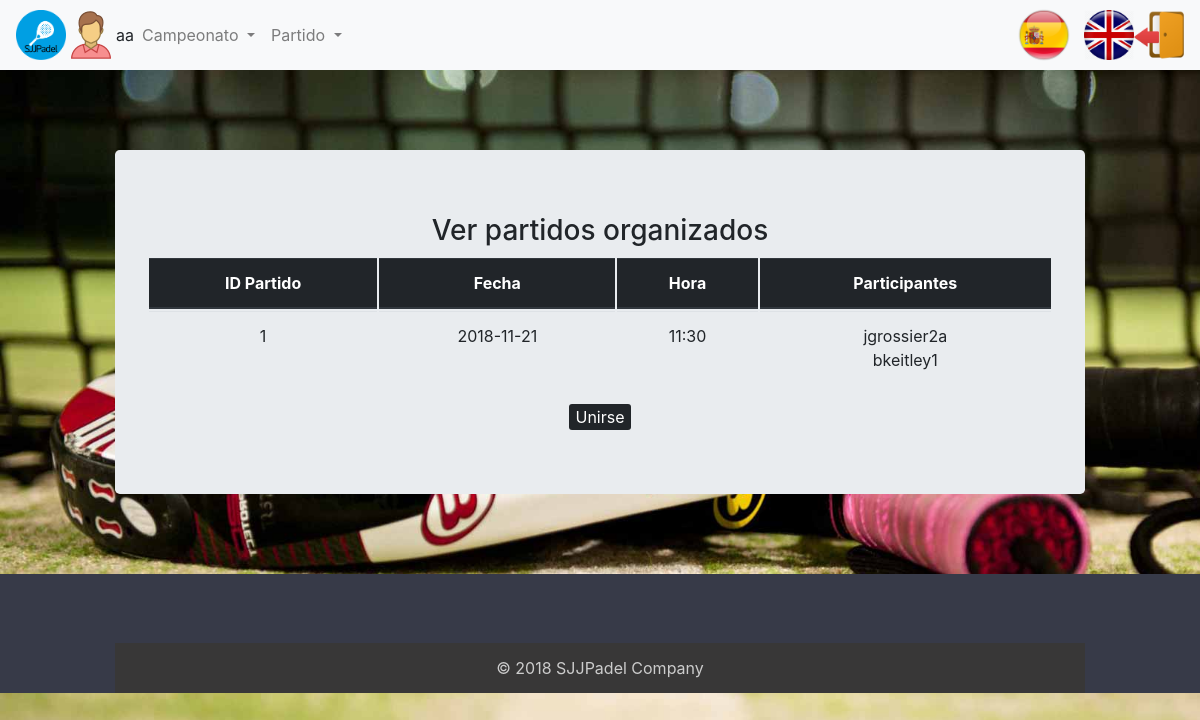
/index.php?controller=organizeMatch&action=join&idOrganizeMatch=1 (signed in), run on the app's committed database.
### tables this page shows
CREATE TABLE `usuario` (
  `login` varchar(20) NOT NULL,
  `nombre` varchar(20) NOT NULL,
  `apellidos` varchar(45) DEFAULT NULL,
  `pass` varchar(20) DEFAULT NULL,
  `rol` char(1) DEFAULT NULL,
  `genero` varchar(10) DEFAULT NULL
);

CREATE TABLE `organizarpartido` (
  `idOrganizarPartido` int(11) NOT NULL,
  `fecha` date NOT NULL,
  `hora` time NOT NULL
);

### core/ViewManager.php (called while the page is built, shortened)
<?php
class ViewManager {
	private $fragmentContents = array();
	private $variables = array();
	private $currentFragment = self::DEFAULT_FRAGMENT;
	private $layout = "default";
	private function saveCurrentFragment() {
		$this->fragmentContents[$this->currentFragment].=ob_get_contents();
	}
	public function moveToFragment($name) {
		$this->currentFragment = $name;
	}
	public function getFragment($fragment, $default="") {
		if (!isset($this->fragmentContents[$fragment])) {
			return $default;
		}
		return $this->fragmentContents[$fragment];
	}
	public function setVariable($varname, $value, $flash=false) {
		$this->variables[$varname] = $value;
	}
	public function getVariable($varname, $default=NULL) {
		if (!isset($this->variables[$varname])) {
			return $default;
		}
		return $this->variables[$varname];
	}
	public function render($controller, $viewname) {
		include(__DIR__."/../view/$controller/$viewname.php");
		$this->renderLayout();
	}
	private function renderLayout() {
		include(__DIR__."/../view/layouts/".$this->layout.".php");
	}
	private static $viewmanager_singleton = NULL;
	public static function getInstance() {
		if (self::$viewmanager_singleton == null) {
			self::$viewmanager_singleton = new ViewManager();
		}
		return self::$viewmanager_singleton;
	}
}

### controller/OrganizeMatchController.php (called while the page is built, shortened)
<?php
require_once(__DIR__."/../core/ViewManager.php");
require_once(__DIR__."/../core/I18n.php");
require_once(__DIR__."/../model/OrganizeMatch.php");
require_once(__DIR__."/../model/OrganizeMatchMapper.php");
require_once(__DIR__."/../controller/BaseController.php");
class OrganizeMatchController extends BaseController {
  private $organizeMatchMapper;
  private $participantsMatchMapper;
  public function __construct() {
    parent::__construct();
    $this->organizeMatchMapper = new OrganizeMatchMapper();
    $this->participantsMatchMapper =  new ParticipantsMatchMapper();
  }
    public function join(){
      $idOrganizeMatch = $_REQUEST["idOrganizeMatch"];
      $joinMatch = $this->organizeMatchMapper->findMatchWithParticipants($idOrganizeMatch);
      $play = $this->participantsMatchMapper->play($idOrganizeMatch, $_SESSION["currentuser"]);
      $this->view->setVariable("play", $play );
      $this->view->setVariable("joinMatch", $joinMatch );
      $this->view->render("organizeMatch", "join");
    }
  }

### index.php (called while the page is built, shortened)
<?php
function run() {
	try {
		$controller = loadController($_GET["controller"]);
		$actionName = $_GET["action"];
		$controller->$actionName();
	} catch(Exception $ex) {
		die("An exception occured!!!!!".$ex->getMessage());
	}
}
function loadController($controllerName) {
	return new $controllerClassName();
}
run();
?>

### core/I18n.php (called while the page is built, shortened)
<?php
class I18n {
	private $messages;
	public function setLanguage($language) {
		$this->messages = $i18n_messages;
	}
	public function i18n($key) {
		if (isset($this->messages[$key])){
			return $this->messages[$key];
		}else{
			return $key;
		}
	}
	private static $i18n_singleton = null;
	public static function getInstance() {
		if (self::$i18n_singleton == NULL) {
			self::$i18n_singleton = new I18n();
		}
		return self::$i18n_singleton;
	}
}
function i18n($key) {
	return I18n::getInstance()->i18n($key);
}

### model/OrganizeMatch.php (called while the page is built, shortened)
<?php
class OrganizeMatch {
  private $idOrganizarPartido;
	private $fecha;
	private $hora;
  private $participants;
	public function __construct($idOrganizeMatch=NULL, $fecha=NULL, $hora=NULL, array $participants=NULL) {
    $this->idOrganizarPartido = $idOrganizeMatch;
		$this->fecha = $fecha;
		$this->hora = $hora;
    $this->participants = $participants;
	}
	public function getIdOrganizarPartido() {
		return $this->idOrganizarPartido;
	}
	public function getFecha() {
		return $this->fecha;
	}
	public function getHora() {
		return $this->hora;
	}
  public function getParticipants(){
    return $this->participants;
  }
  public function setParticipants($participants){
    $this->participants = $participants;
  }
}

### model/OrganizeMatchMapper.php (called while the page is built, shortened)
<?php
require_once(__DIR__."/../core/PDOConnection.php");
class OrganizeMatchMapper {
	private $db;
	public function __construct() {
		$this->db = PDOConnection::getInstance();
	}
	public function findMatchWithParticipants($id){
		$stmt = $this->db->prepare("SELECT
			O.idOrganizarPartido as 'organizarpartido.idOrganizarPartido',
			O.fecha as 'organizarpartido.fecha',
			O.hora as 'organizarpartido.hora',
			P.idOrganizarPartido as 'participantespartido.idOrganizarPartido',
			P.loginUsuario as 'participantespartido.loginUsuario'
			FROM organizarpartido O LEFT OUTER JOIN participantespartido P
			ON O.idOrganizarPartido = P.idOrganizarPartido
			WHERE
			O.idOrganizarPartido=? ");
			$stmt->execute(array($id));
			$match_wt_participants = $stmt->fetchAll(PDO::FETCH_ASSOC);
			if (sizeof($match_wt_participants) > 0) {
				$organizeMatch = new OrganizeMatch($id,
				$match_wt_participants[0]["organizarpartido.fecha"],
				substr($match_wt_participants[0]["organizarpartido.hora"], 0, 5));
				$participants_array = array();
				if ($match_wt_participants[0]["organizarpartido.idOrganizarPartido"]!=null) {
					foreach ($match_wt_participants as $participant){
						array_push($participants_array, $participant["participantespartido.loginUsuario"]);
					}
				}
				$organizeMatch->setParticipants($participants_array);
				return $organizeMatch;
			}else {
				return NULL;
			}
	}
}

### core/PDOConnection.php (called while the page is built)
<?php
class PDOConnection {
	private static $dbhost = "localhost";
	private static $dbname = "sjjpadel";
	private static $dbuser = "abp";
	private static $dbpass = "abp";
	private static $db_singleton = null;
	public static function getInstance() {
		if (self::$db_singleton == null) {
			self::$db_singleton = new PDO(
			"mysql:host=".self::$dbhost.";dbname=".self::$dbname.";charset=utf8",
			self::$dbuser,
			self::$dbpass,
			array(
				PDO::ATTR_EMULATE_PREPARES => false,
				PDO::ATTR_ERRMODE => PDO::ERRMODE_EXCEPTION
			)
		);
	}
	return self::$db_singleton;
}
}
?>

### model/UserMapper.php (called while the page is built, shortened)
<?php
require_once(__DIR__."/../core/PDOConnection.php");
class UserMapper {
	private $db;
	public function __construct() {
		$this->db = PDOConnection::getInstance();
	}
	public function getDatos($login){
		$stmt = $this->db->prepare("SELECT * FROM usuario where login=?");
		$stmt->execute(array($login));
		$toret_db = $stmt->fetchAll(PDO::FETCH_ASSOC);
		$user = null;
		foreach ($toret_db as $datos) {
			$user = new User(
				$datos['login'],
				$datos['nombre'],
				$datos['apellidos'],
				$datos['pass'],
				$datos['rol'],
				$datos['genero']
			);
		}
		return $user;
	}
}

### controller/BaseController.php (called while the page is built, shortened)
<?php
require_once(__DIR__."/../core/ViewManager.php");
require_once(__DIR__."/../core/I18n.php");
require_once(__DIR__."/../model/User.php");
require_once(__DIR__."/../model/UserMapper.php");
class BaseController {
	public function __construct() {
		if(isset($_SESSION["currentuser"])) {
			$userMapper = new UserMapper();
			$datosUser = $userMapper->getDatos($_SESSION["currentuser"]);
		}
	}
}

### view/organizeMatch/join.php (the view, shortened to what this page needs)
<?php
require_once(__DIR__."/../../core/ViewManager.php");
$view = ViewManager::getInstance();
$joinMatch = $view->getVariable("joinMatch");
$view->setVariable("title", "Unirse a Partido Organizado");
$play = $view->getVariable("play");
?>
<h3><?= i18n("View Organized Matches"); ?></h3>
  <table class="table">
  <thead class="thead-dark">
    <tr>
      <th scope="col">
        <?= i18n("IDMatch"); ?>
      </th>
      <th scope="col">
        <?= i18n("Date"); ?>
      </th>
      <th scope="col">
        <?= i18n("Time"); ?>
      </th>
      <th scope="col" colspan="2">
        <?= i18n("Participants"); ?>
      </th>
    </tr>
  </thead>
  <tbody>
        <tr>
            <td>
              <?= $joinMatch->getIdOrganizarPartido(); ?>
            </td>
            <td>
              <?= $joinMatch->getFecha(); ?>
            </td>
            <td>
              <?= $joinMatch->getHora(); ?>
            </td>
            <td>
              <?php foreach($joinMatch->getParticipants() as $participant): ?>
                <div>
                  <?= $participant ?>
                </div>
              <?php endforeach; ?>
            </td>
  </tbody>
</table>
<?php if(!$play): ?>
  <form action="index.php?controller=organizeMatch&amp;action=join" method="POST">
    <input class="button-organize" type="submit" value="<?= i18n("Join"); ?>"/>
  </form>
<?php endif; ?>

### view/layouts/default.php (shortened to what this page needs)
<?php
$view = ViewManager::getInstance();
$currentuser = $view->getVariable("currentusername");
$currentGender = $view->getVariable("currentGender");
$currentRol = $view->getVariable("currentRol");
?>
<!DOCTYPE html>
<html lang="en">
<head>
	<link rel="stylesheet" href="https://maxcdn.bootstrapcdn.com/bootstrap/4.0.0/css/bootstrap.min.css">
	<link rel="stylesheet" href="https://use.fontawesome.com/releases/v5.5.0/css/all.css">
	<link rel="stylesheet" href="css/style.css" type="text/css">
</head>
<body>
	<nav class="navbar navbar-expand-lg navbar-light bg-light">
		<img class="img-circle icono" src="images/icono.png">
		<?php if (isset($currentuser)): ?>
			<img class="icono" src="images/<?php echo $currentGender; ?>.png">
			<?= sprintf(i18n("%s"), $currentuser) ?>
		<?php endif ?>
		<div class="collapse navbar-collapse" id="navbarSupportedContent">
			<ul class="navbar-nav mr-auto">
				<?php if($currentRol == 'd' || $currentRol == 'a' || $currentRol == 'e'): ?>
					<li class="nav-item dropdown">
						<a class="nav-link dropdown-toggle" href="#" id="navbarDropdown" role="button" data-toggle="dropdown" aria-haspopup="true" aria-expanded="false">
							<?php echo i18n("Championship") ?>
						</a>
					</li>
				<?php endif ?>
				<?php if($currentRol == 'd' || $currentRol == 'a' || $currentRol == 'e'): ?>
					<li class="nav-item dropdown">
						<a class="nav-link dropdown-toggle" href="#" id="navbarDropdown" role="button" data-toggle="dropdown" aria-haspopup="true" aria-expanded="false">
							<?php echo i18n("Match") ?>
						</a>
					</li>
				<?php endif ?>
			</ul>
		</div>
		<li class="nav-item">
			<?php include(__DIR__."/language_select_element.php"); ?>
		</li>
		<li class="nav-item">
			<?php if (isset($currentuser)): ?>
				<a 	href="index.php?controller=users&amp;action=logout">
					<img src="images/salir.png" class="rounded icono" alt="Imágenes responsive">
				</a>
				<?php else: ?>
					<a href="index.php?controller=users&amp;action=login">
						<img src="images/entrar.png" class="rounded icono" alt="Imágenes responsive">
					</a>
				<?php endif ?>
			</li>
		</nav>
		<div class="container">
			<div class="jumbotron">
				<?= $view->getFragment(ViewManager::DEFAULT_FRAGMENT) ?>
			</div>
		</div>
		<footer id="myFooter">
			<div class="container">
				<div class="row">
					<div class="col-sm-3 myCols">
					</div>
				</div>
				<div class="social-networks">
				</div>
				<div class="footer-copyright">
					<p>© 2018 SJJPadel Company </p>
				</div>
			</footer>
		</body>
		</html>

### css/style.css (style rules this page uses)
body { width: 100%; height: 100%; background: url('../images/padel.jpg') ; background-size: cover; background-attachment: fixed; }
ul , li { list-style: none; }
#myFooter { background-color: #373a48; color:white; }
#myFooter .footer-copyright { background-color: #383737; padding-top:3px; padding-bottom:3px; text-align: center; }
#myFooter .footer-copyright p { margin:10px; color: #ccc; }
#myFooter .myCols { text-align: center; }
#myFooter .social-networks { text-align: center; padding-top: 30px; padding-bottom: 38px; }
.icono { width: 50px; height: 50px; }
table { border-collapse: inherit; }
.button-organize { background-color: rgba(33,37,41,1); border:none; border-radius: 3px; color: white; }
.container { margin: 0 auto; max-width: 1000px; }
.jumbotron { margin: 80px 0; text-align: center; }

### data on the page
usuario: genero (picture)
organizarpartido: fecha "2018-11-21"

### other printed values
sprintf(i18n("%s"), $currentuser) "aa"
i18n("Championship") "Campeonato"
i18n("Match") "Partido"
i18n("View Organized Matches") "Ver partidos organizados"
i18n("IDMatch") "ID Partido"
i18n("Date") "Fecha"
i18n("Time") "Hora"
i18n("Participants") "Participantes"
$joinMatch->getIdOrganizarPartido() "1"
$joinMatch->getHora() "11:30"
$participant "jgrossier2a"
$participant "bkeitley1"
